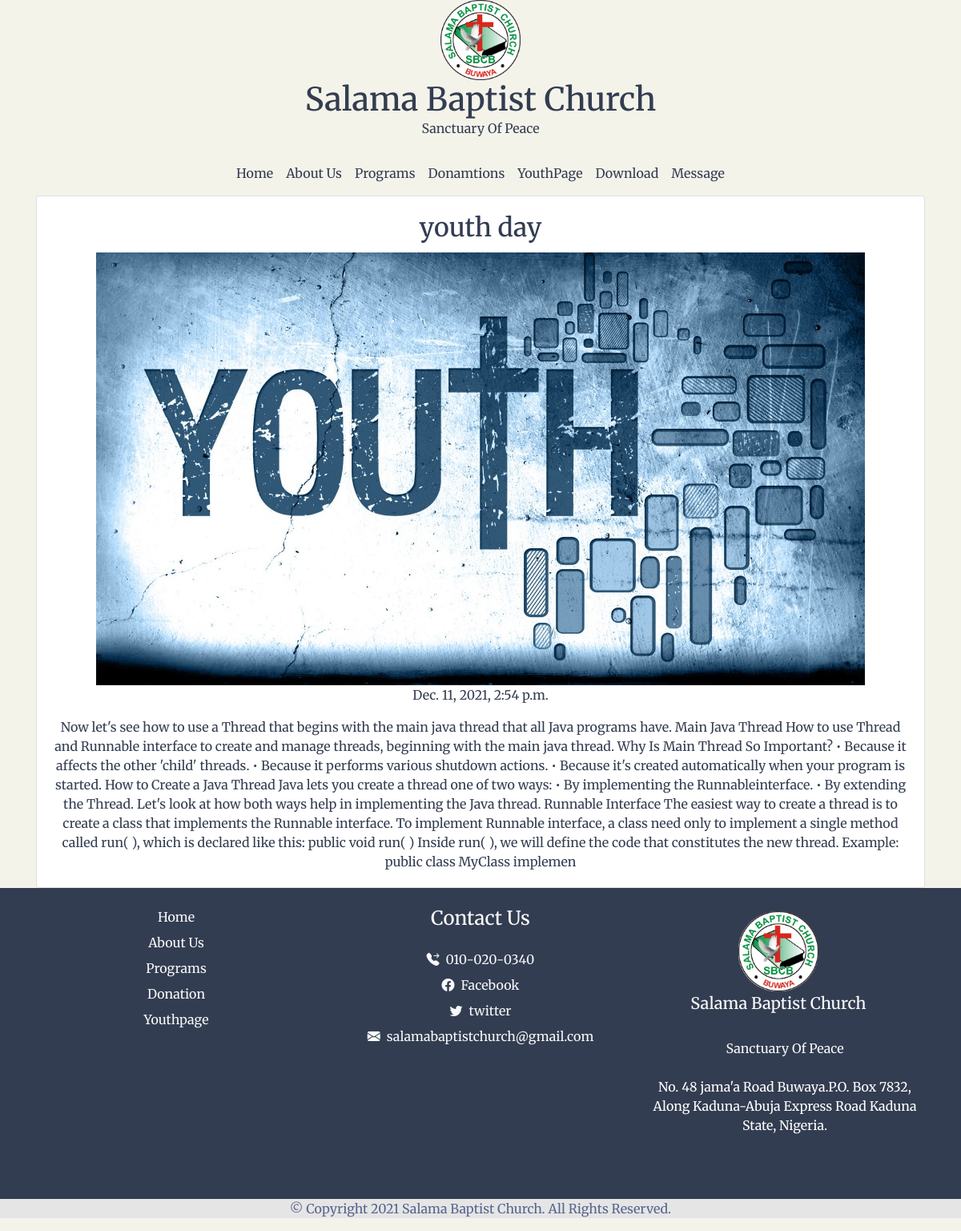
/post2, run on the app's committed database.
### salamaapp/models.py (models this page shows)
class youthpost(models.Model):
    title= models.CharField(max_length=200)
    details= models.CharField(max_length=1000)
    date= models.DateTimeField(default= datetime.now(), blank=False )
    image= models.ImageField(upload_to=filepath, null=True, blank=True)

### salamaapp/views.py (the view)
# urls.py: path('post<str:pk>', views.post, name='post'),
def post(request,pk):
    post= youthpost.objects.get(id=pk)
    return render(request, 'post.html', {'posts':post})

### templates/post.html (shortened to what this page needs)
{% load static %}
<!DOCTYPE html>
<html lang="en">
<head>
        <link rel="stylesheet" href="https://cdn.jsdelivr.net/npm/bootstrap-icons@1.7.1/font/bootstrap-icons.css">
        <link rel="stylesheet" href="{% static 'css/bootstrap.min.css' %}">
        <link rel="stylesheet" href="{% static 'css/styles.css' %}">
</head>
<body class="about-body">
        <section id="title">
            <div>
                <div  class="bootstrap-icons"> <img id="logo" src="{% static 'img/sbclogo.png' %}"></div>
                <h1>Salama Baptist Church</h1>
                <p> Sanctuary Of Peace</p>
            </div>
            <nav class="navbar navbar-expand-lg ">
            <div class="collapse navbar-collapse "  id="navbarTogglerDemo02">
                <ul class="navbar-nav mx-auto ">
                    <li class="nav-item">
                        <a class="nav-link" href="/"> Home</a>
                    </li>
                    <li class="nav-item">
                        <a class="nav-link" href="about"> About Us</a>
                    </li>
                    <li class="nav-item">
                        <a class="nav-link" href="programs"> Programs</a>
                    </li>
                    <li class="nav-item">
                        <a class="nav-link" href="donation"> Donamtions </a>
                    </li>
                    <li class="nav-item">
                        <a class="nav-link" href="youthpage">YouthPage</a>
                    </li>
                    <li class="nav-item">
                        <a class="nav-link" href="download">Download</a>
                    </li>
                    <li class="nav-item">
                        <a class="nav-link" href="message">Message</a>
                    </li>
                </ul>
            </div>
        </nav>
        </section>
        <section class="programs">
            <div class="container">
                <div class="row">
                    <div class="col">
                        <div class="card">
                                    <div class="card-body">
                                        <h2 class="card-title"> {{posts.title}}</h2>
                                        {% if posts.image %}
                                        <img class="team-member-img img-fluid " src="{{ posts.image.url }}" alt="Card image">
                                        {% else %}
                                        <img class="team-member-img img-fluid " src="{% static 'img/youth-image.jpg' %}" alt="Card image">
                                        {% endif %}
                                        <p>{{posts.date}}</p>
                                        <p class="card-text">{{posts.details}}</p>
                                    </div>
                                </div>
                    </div>
                </div>
            </div>
        </section>
            <footer>
                             <div class="container">
            <div class="row py-4">
                <div class="col-lg-4 col-md-4 my-sm-0 mt-4">
                        <ul class="list-unstyled text-light light-300">
                            <li class="pb-2">
                                <a class="text-decoration-none text-light" href="/">Home</a>
                            </li>
                            <li class="pb-2">
                                <a class="text-decoration-none text-light py-1" href="about">About Us</a>
                            </li>
                            <li class="pb-2">
                                <a class="text-decoration-none text-light py-1" href="programs">Programs</a>
                            </li>
                            <li class="pb-2">
                                <a class="text-decoration-none text-light py-1" href="donation">Donation</a>
                            </li>
                            <li class="pb-2">
                                <a class="text-decoration-none text-light py-1" href="youthpage">Youthpage</a>
                            </li>
                        </ul>
                </div>
                <div class="col-lg-4 col-md-4 my-sm-0 mt-4">
                    <h2 class="h4 pb-lg-3 text-light light-300">Contact Us</h2>
                    <ul class="list-unstyled text-light light-300">
                        <li class="pb-2">
                            <i class="bi bi-telephone-forward-fill mr-2"></i><a class="text-decoration-none text-light py-1" href="tel:010-020-0340">010-020-0340</a>
                        </li>
                         <li class="pb-2">
                            <i class="bi bi-facebook mr-2"></i><a class="text-decoration-none text-light py-1" href="">Facebook</a>
                        </li>
                        <li class="pb-2">
                            <i class="bi bi-twitter mr-2"></i><a class="text-decoration-none text-light py-1" href="">twitter</a>
                        </li>
                        <li class="pb-2">
                            <i class="bi bi-envelope-fill mr-2"></i><a class="text-decoration-none text-light py-1" href="mailto:info@company.com">salamabaptistchurch@gmail.com</a>
                        </li>
                    </ul>
                </div>
                 <div class="col-lg-4 col-12 align-left">
                    <a class="navbar-brand" href="/">
                        <div  class="footer-image"> <img id="logo" src="{% static 'img/sbclogo.png' %}"></div>
                        <span class="text-light h5">Salama</span> <span class="text-light h5 semi-bold-600">Baptist Church</span>
                    </a>
                    <p class="text-light my-lg-4 my-2">
                        Sanctuary Of Peace
                    </p>
                    <p>No. 48 jama'a Road Buwaya.P.O. Box 7832, Along Kaduna-Abuja Express Road Kaduna State, Nigeria.</p>
                    <ul class="list-inline footer-icons light-300">
                    </ul>
                </div>
            </div>
        </div>
            <div class="footer">
                        <p>
                            © Copyright 2021 Salama Baptist Church. All Rights Reserved.
                        </p>
            </div>
            </footer>
</body>
</html>

### static/css/styles.css (style rules this page uses)
body { background-color: #F4F3EA; color: #333d51; font-family: 'Merriweather', serif; font: size 10px; }
h1 { margin-bottom: 0; }
nav a { color: #333d51; }
img { overflow: hidden; }
#logo { width: 100px; height: 100px; }
#title { text-align: center; }
footer { background-color: #333d51; text-align: center; color: #ffff; }
.footer { background-color: #e5e5e5; color: #57648c; }
.about-body { text-align: center; }

### data on the page
youthpost: title "youth day", date "Dec. 11, 2021, 2:54 p.m.", details "Now let's see how to use a Thread that begins with the main java thread that all Java programs have. Main Java Thread How to use Thread and Runnable interface to create and manage threads, beginning with the main java thread. Why Is Main Thread So Important? • Because it affects the other 'child' threads. • Because it performs various shutdown actions. • Because it's created automatically when your program is started. How to Create a Java Thread Java lets you create a thread one of two ways: • By implementing the Runnableinterface. • By extending the Thread. Let's look at how both ways help in implementing the Java thread. Runnable Interface The easiest way to create a thread is to create a…"
